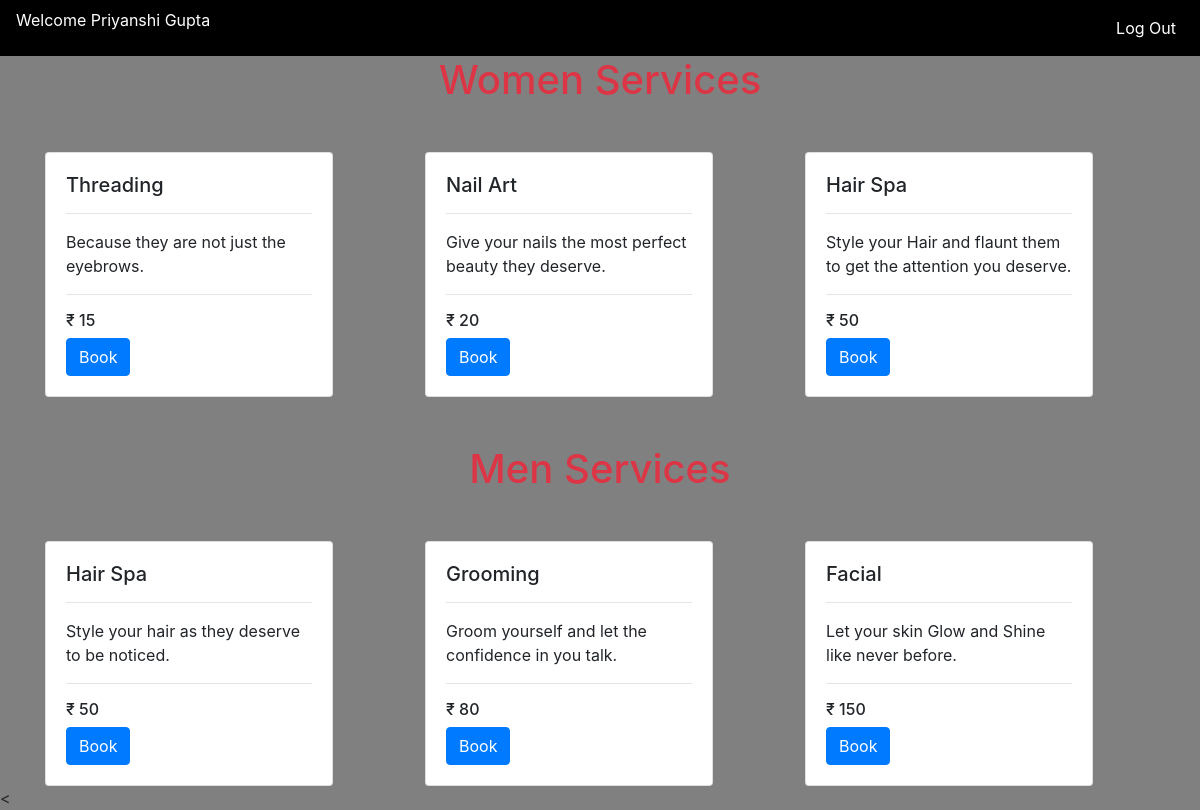
Page /priyanshi/welcome.php (signed in) on the committed database.
### tables this page shows
CREATE TABLE `women` (
  `id` int(11) NOT NULL,
  `name` varchar(10) NOT NULL,
  `price` int(250) NOT NULL,
  `description` varchar(100) NOT NULL
);

CREATE TABLE `men` (
  `id` int(100) NOT NULL,
  `name` varchar(50) NOT NULL,
  `price` int(200) NOT NULL,
  `description` varchar(200) NOT NULL
);

### priyanshi/welcome.php (the view, shortened to what this page needs)
<!doctype html>
<html>
    <head>
        <link rel="stylesheet" href="https://stackpath.bootstrapcdn.com/bootstrap/4.1.3/css/bootstrap.min.css">
    </head>
    <body style="background-color:grey;">
        <nav class="navbar sticky-top navbar-expand-lg" style="background-color: black;">
            <p style="color:white;">
                <?php
                echo 'Welcome'.$_SESSION['user']['username'];
                ?>
            </p>
            <div class="collapse navbar-collapse" id="navbarSupportedContent">
                <ul class="navbar-nav ml-auto">
                    <li class="nav-item right">
                        <a class="nav-link menu" href="logout.php?logout" style="color:white;">Log Out</a>
                    </li>
                </ul>
            </div>
        </nav>
        <div class="container">
            <h1 class="text-center text-danger">Women Services</h1>
            <div class="row mt-5">
                <?php
                    $servername = "localhost";
                    $username = "root";
                    $password = "";
                    $conn = mysqli_connect($servername,$username,$password,"project");
                    if(!$conn){
                        die("Please check your connection<br>".mysqli_connect_error());
                    }
                    else{
                        mysqli_select_db($conn,'women');
                        $query = " SELECT `id`, `name`, `price`, `description` FROM `women` ORDER BY price ASC";
                        $queryfire = mysqli_query($conn,$query);
                        $num = mysqli_num_rows($queryfire);
                        if($num > 0){
                        while($row=mysqli_fetch_array($queryfire)){
                ?>
                            <div class="col-sm-4">
                                    <div class="card" style="width: 18rem;">
                                        <div class="card-body">
                                            <h5 class="card-title"><?php echo $row['name']; ?></h5>
                                            <hr>
                                            <?php echo $row['description']; ?>
                                            <hr>
                                            <h6> &#8377; <?php echo $row['price']; ?></h6>
                                            <form action="cal.php" method="post">
                                            <button type="submit" name="submit" class="btn btn-primary" value="<?php echo $row['price'];?>">Book</button>
                                            </form>
                                        </div>
                                    </div>
                            </div>
                <?php
                        }
                    }
                }
                ?>
            </div>
            <h1 class="text-center text-danger mt-5">Men Services</h1>
            <div class="row mt-5">
                <?php
                    $servername = "localhost";
                    $username = "root";
                    $password = "";
                    $conn = mysqli_connect($servername,$username,$password,"project");
                    if(!$conn){
                        die("Please check your connection<br>".mysqli_connect_error());
                    }
                    else{
                        mysqli_select_db($conn,'women');
                        $query = " SELECT `id`, `name`, `price`, `description` FROM `men` ORDER BY price ASC";
                        $queryfire = mysqli_query($conn,$query);
                        $num = mysqli_num_rows($queryfire);
                        if($num > 0){
                        while($row=mysqli_fetch_array($queryfire)){
                ?>
                            <div class="col-sm-4">
                                    <div class="card" style="width: 18rem;">
                                        <div class="card-body">
                                            <h5 class="card-title"><?php echo $row['name']; ?></h5>
                                            <hr>
                                            <?php echo $row['description']; ?>
                                            <hr>
                                            <h6> &#8377; <?php echo $row['price']; ?></h6>
                                            <form action="cal.php" method="post">
                                            <button type="submit" name="submit" class="btn btn-primary" value="<?php echo $row['price'];?>">Book</button>
                                            </form>
                                        </div>
                                    </div>
                            </div>
                <?php
                        }
                    }
                }
                ?>
            </div>
        </div>
    </body>
</html>

### rows in the picture
women: name "Threading", description "Because they are not just the eyebrows.", price "15"
women: name "Nail Art", description "Give your nails the most perfect beauty they deserve.", price "20"
women: name "Hair Spa", description "Style your Hair and flaunt them to get the attention you deserve.", price "50"
men: name "Hair Spa", description "Style your hair as they deserve to be noticed.", price "50"
men: name "Grooming", description "Groom yourself and let the confidence in you talk.", price "80"
men: name "Facial", description "Let your skin Glow and Shine like never before.", price "150"

### other values in the picture
$_SESSION['user']['username'] "Priyanshi Gupta"
